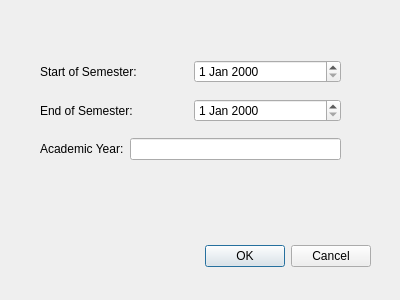
<?xml version="1.0" encoding="UTF-8"?>
<ui version="4.0">
 <class>Dialog</class>
 <widget class="QDialog" name="Dialog">
  <property name="geometry">
   <rect>
    <x>0</x>
    <y>0</y>
    <width>400</width>
    <height>300</height>
   </rect>
  </property>
  <property name="windowTitle">
   <string>Create New Module</string>
  </property>
  <widget class="QDialogButtonBox" name="buttonBox">
   <property name="geometry">
    <rect>
     <x>30</x>
     <y>240</y>
     <width>341</width>
     <height>32</height>
    </rect>
   </property>
   <property name="orientation">
    <enum>Qt::Horizontal</enum>
   </property>
   <property name="standardButtons">
    <set>QDialogButtonBox::Cancel|QDialogButtonBox::Ok</set>
   </property>
  </widget>
  <widget class="QWidget" name="layoutWidget">
   <property name="geometry">
    <rect>
     <x>40</x>
     <y>50</y>
     <width>301</width>
     <height>121</height>
    </rect>
   </property>
   <layout class="QVBoxLayout" name="verticalLayout">
    <item>
     <layout class="QHBoxLayout" name="horizontalLayout">
      <item>
       <widget class="QLabel" name="label">
        <property name="text">
         <string>Start of Semester:</string>
        </property>
       </widget>
      </item>
      <item>
       <widget class="QDateEdit" name="dateEdit_startSemester"/>
      </item>
     </layout>
    </item>
    <item>
     <layout class="QHBoxLayout" name="horizontalLayout_2">
      <item>
       <widget class="QLabel" name="label_2">
        <property name="text">
         <string>End of Semester:</string>
        </property>
       </widget>
      </item>
      <item>
       <widget class="QDateEdit" name="dateEdit_endSemester"/>
      </item>
     </layout>
    </item>
    <item>
     <layout class="QHBoxLayout" name="horizontalLayout_3">
      <item>
       <widget class="QLabel" name="label_3">
        <property name="text">
         <string>Academic Year:</string>
        </property>
       </widget>
      </item>
      <item>
       <widget class="QLineEdit" name="lineEdit_academicYear"/>
      </item>
     </layout>
    </item>
   </layout>
  </widget>
 </widget>
 <resources/>
 <connections>
  <connection>
   <sender>buttonBox</sender>
   <signal>accepted()</signal>
   <receiver>Dialog</receiver>
   <slot>accept()</slot>
   <hints>
    <hint type="sourcelabel">
     <x>248</x>
     <y>254</y>
    </hint>
    <hint type="destinationlabel">
     <x>157</x>
     <y>274</y>
    </hint>
   </hints>
  </connection>
  <connection>
   <sender>buttonBox</sender>
   <signal>rejected()</signal>
   <receiver>Dialog</receiver>
   <slot>reject()</slot>
   <hints>
    <hint type="sourcelabel">
     <x>316</x>
     <y>260</y>
    </hint>
    <hint type="destinationlabel">
     <x>286</x>
     <y>274</y>
    </hint>
   </hints>
  </connection>
 </connections>
</ui>
